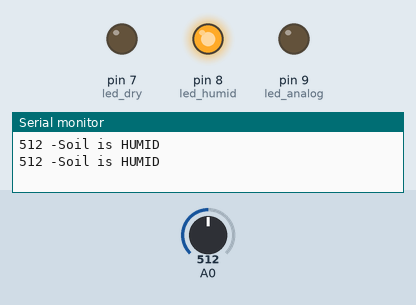
A sketch run on a simulated Arduino Uno, built with avr-gcc and run on an emulated ATmega328P. Shown: output pins drawn as LEDs (lit = HIGH), the last lines printed to the serial monitor. Inputs (shaded band) come from the test bench; at power-on: A0 = 512.

Above: at 1.8 s.
1.9 s: A0 set to 610
At 2.5 s:
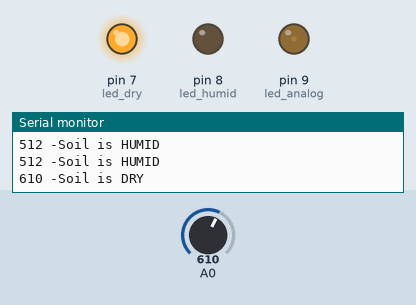
3.5 s: A0 set to 581
At 5.2 s:
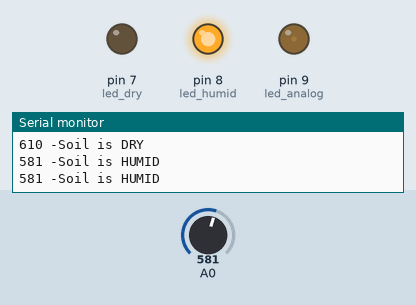
5.5 s: A0 set to 340
At 6.8 s:
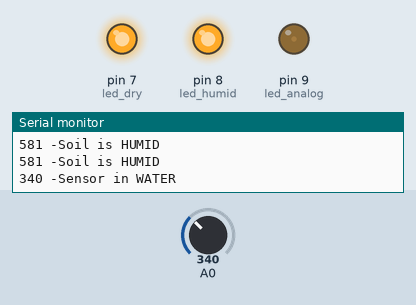
7.5 s: A0 set to 360
At 8.4 s:
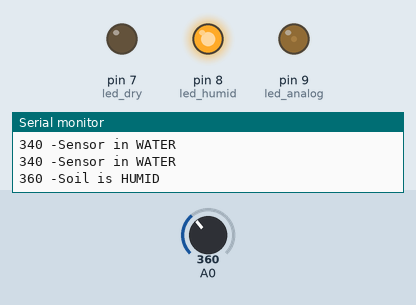
9.5 s: A0 set to 404
At 11.1 s:
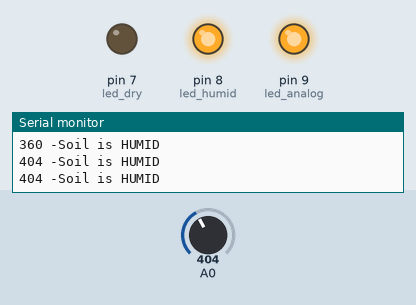
11.5 s: A0 set to 1010
At 12.7 s:
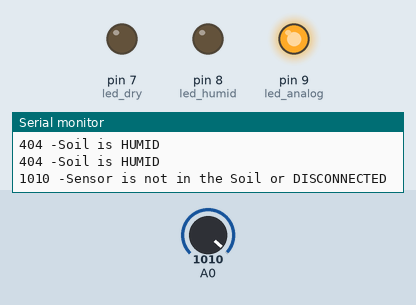
Timing chart, 0 to 14.5 s (numbered marks = the images above; inputs shaded):
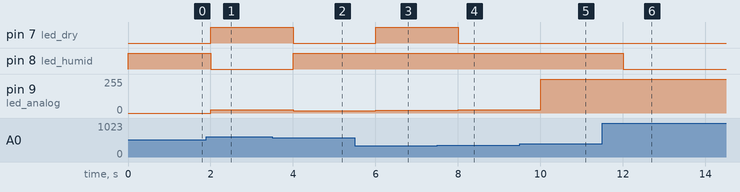

Measured:
- the behaviour switches between 600 and 599 on A0 (found by bisection; images 1 and 2)
- the behaviour switches between 349 and 350 on A0 (found by bisection; images 3 and 4)
- the behaviour switches between 385 and 386 on A0 (found by bisection; images 4 and 5)
- after the input at 1.9 s, pin 7 (led_dry): LOW → HIGH after 0.10 s; pin 8 (led_humid): HIGH → LOW after 0.10 s; pin 9 (led_analog): 0/255 → 23/255 after 0.10 s
- after the input at 3.5 s, pin 7 (led_dry): HIGH → LOW after 0.50 s; pin 8 (led_humid): LOW → HIGH after 0.50 s; pin 9 (led_analog): 23/255 → 16/255 after 0.50 s
- after the input at 5.5 s, pin 7 (led_dry): LOW → HIGH after 0.50 s; pin 9 (led_analog): 16/255 → 20/255 after 0.50 s
- after the input at 7.5 s, pin 7 (led_dry): HIGH → LOW after 0.50 s; pin 9 (led_analog): 20/255 → 25/255 after 0.50 s
- after the input at 9.5 s, pin 9 (led_analog): 25/255 → 255/255 after 0.50 s
- after the input at 11.5 s, pin 8 (led_humid): HIGH → LOW after 0.51 s

The sketch:

code.ino
```cpp
int led_analog = 9;
int led_dry = 7;
int led_humid = 8;

void setup()
{
  Serial.begin(9600);
  pinMode(A0, INPUT);
  pinMode(led_analog, OUTPUT);
  pinMode(led_dry, OUTPUT);
  pinMode(led_humid, OUTPUT);
}

void loop()
{
  int mois = analogRead(A0);
  Serial.print(mois);
  Serial.print(" -");

  // map 0-1023 to 0-255
  int brightness = (255 * mois) / 1023;

  analogWrite(led_analog, brightness);

  if (mois >= 1000) {
    Serial.println("Sensor is not in the Soil or DISCONNECTED");
    digitalWrite(led_dry,LOW);
    digitalWrite(led_humid,LOW);

  }else if (mois < 1000 && mois >= 600) {

    Serial.println("Soil is DRY");
    digitalWrite(led_dry,HIGH);
    digitalWrite(led_humid,LOW);

  }else if (mois < 600 &&  mois >= 350) {

    digitalWrite(led_dry,LOW);
    digitalWrite(led_humid,HIGH);
    Serial.println("Soil is HUMID");

  }else if (mois < 350) {

    digitalWrite(led_dry,HIGH);
    digitalWrite(led_humid,HIGH);
    Serial.println("Sensor in WATER");

  }

  delay(1000);

}
```
